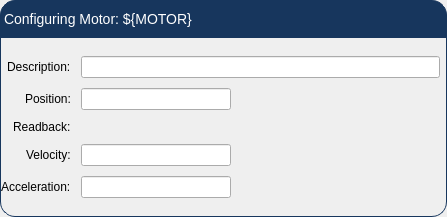
<?xml version="1.0" encoding="UTF-8"?>
<ui version="4.0">
 <class>Form</class>
 <widget class="QWidget" name="Form">
  <property name="geometry">
   <rect>
    <x>0</x>
    <y>0</y>
    <width>447</width>
    <height>217</height>
   </rect>
  </property>
  <property name="windowTitle">
   <string>Engineer Screen: ${MOTOR}</string>
  </property>
  <layout class="QVBoxLayout" name="verticalLayout">
   <property name="spacing">
    <number>0</number>
   </property>
   <property name="leftMargin">
    <number>0</number>
   </property>
   <property name="topMargin">
    <number>0</number>
   </property>
   <property name="rightMargin">
    <number>0</number>
   </property>
   <property name="bottomMargin">
    <number>0</number>
   </property>
   <item>
    <layout class="QVBoxLayout" name="verticalLayout_5">
     <property name="spacing">
      <number>0</number>
     </property>
     <item>
      <widget class="QLabel" name="label">
       <property name="styleSheet">
        <string notr="true">QLabel {
        qproperty-alignment: AlignCenter;
	border: 1px solid #FF17365D;
	border-top-left-radius: 15px;
	border-top-right-radius: 15px;
	background-color: #FF17365D;
	padding: 5px 0px;
	color: rgb(255, 255, 255);
	max-height: 25px;
        font-size: 14px;
}
</string>
       </property>
       <property name="text">
        <string>Configuring Motor: ${MOTOR}</string>
       </property>
      </widget>
     </item>
     <item>
      <widget class="QFrame" name="frame">
       <property name="styleSheet">
        <string notr="true">QFrame#frame{
	border: 1px solid #FF17365D;
	border-bottom-left-radius: 15px;
	border-bottom-right-radius: 15px;
}</string>
       </property>
       <property name="frameShape">
        <enum>QFrame::StyledPanel</enum>
       </property>
       <property name="frameShadow">
        <enum>QFrame::Raised</enum>
       </property>
       <layout class="QVBoxLayout" name="verticalLayout_6">
        <property name="spacing">
         <number>0</number>
        </property>
        <property name="leftMargin">
         <number>0</number>
        </property>
        <property name="topMargin">
         <number>0</number>
        </property>
        <property name="rightMargin">
         <number>0</number>
        </property>
        <property name="bottomMargin">
         <number>0</number>
        </property>
        <item>
         <layout class="QFormLayout" name="formLayout">
          <property name="labelAlignment">
           <set>Qt::AlignRight|Qt::AlignTrailing|Qt::AlignVCenter</set>
          </property>
          <property name="formAlignment">
           <set>Qt::AlignLeading|Qt::AlignLeft|Qt::AlignVCenter</set>
          </property>
          <property name="horizontalSpacing">
           <number>10</number>
          </property>
          <property name="verticalSpacing">
           <number>10</number>
          </property>
          <property name="topMargin">
           <number>6</number>
          </property>
          <property name="rightMargin">
           <number>6</number>
          </property>
          <property name="bottomMargin">
           <number>6</number>
          </property>
          <item row="0" column="0">
           <widget class="QLabel" name="label_2">
            <property name="text">
             <string>Description:</string>
            </property>
           </widget>
          </item>
          <item row="0" column="1">
           <widget class="PyDMLineEdit" name="PyDMLineEdit">
            <property name="toolTip">
             <string/>
            </property>
            <property name="whatsThis">
             <string/>
            </property>
            <property name="precision" stdset="0">
             <number>0</number>
            </property>
            <property name="showUnits" stdset="0">
             <bool>false</bool>
            </property>
            <property name="precisionFromPV" stdset="0">
             <bool>true</bool>
            </property>
            <property name="alarmSensitiveContent" stdset="0">
             <bool>false</bool>
            </property>
            <property name="alarmSensitiveBorder" stdset="0">
             <bool>false</bool>
            </property>
            <property name="PyDMToolTip" stdset="0">
             <string/>
            </property>
            <property name="monitorDisp" stdset="0">
             <bool>false</bool>
            </property>
            <property name="channel" stdset="0">
             <string>ca://${MOTOR}.DESC</string>
            </property>
            <property name="displayFormat" stdset="0">
             <enum>PyDMLineEdit::String</enum>
            </property>
           </widget>
          </item>
          <item row="1" column="0">
           <widget class="QLabel" name="label_3">
            <property name="text">
             <string>Position:</string>
            </property>
           </widget>
          </item>
          <item row="1" column="1">
           <widget class="PyDMLineEdit" name="PyDMLineEdit_2">
            <property name="maximumSize">
             <size>
              <width>150</width>
              <height>16777215</height>
             </size>
            </property>
            <property name="toolTip">
             <string/>
            </property>
            <property name="whatsThis">
             <string/>
            </property>
            <property name="precision" stdset="0">
             <number>0</number>
            </property>
            <property name="showUnits" stdset="0">
             <bool>true</bool>
            </property>
            <property name="precisionFromPV" stdset="0">
             <bool>true</bool>
            </property>
            <property name="alarmSensitiveContent" stdset="0">
             <bool>false</bool>
            </property>
            <property name="alarmSensitiveBorder" stdset="0">
             <bool>false</bool>
            </property>
            <property name="PyDMToolTip" stdset="0">
             <string/>
            </property>
            <property name="monitorDisp" stdset="0">
             <bool>false</bool>
            </property>
            <property name="channel" stdset="0">
             <string>ca://${MOTOR}.VAL</string>
            </property>
            <property name="displayFormat" stdset="0">
             <enum>PyDMLineEdit::Decimal</enum>
            </property>
           </widget>
          </item>
          <item row="2" column="0">
           <widget class="QLabel" name="label_4">
            <property name="text">
             <string>Readback:</string>
            </property>
           </widget>
          </item>
          <item row="2" column="1">
           <widget class="PyDMLabel" name="PyDMLabel">
            <property name="toolTip">
             <string/>
            </property>
            <property name="whatsThis">
             <string/>
            </property>
            <property name="precision" stdset="0">
             <number>0</number>
            </property>
            <property name="showUnits" stdset="0">
             <bool>true</bool>
            </property>
            <property name="precisionFromPV" stdset="0">
             <bool>true</bool>
            </property>
            <property name="alarmSensitiveContent" stdset="0">
             <bool>false</bool>
            </property>
            <property name="alarmSensitiveBorder" stdset="0">
             <bool>false</bool>
            </property>
            <property name="PyDMToolTip" stdset="0">
             <string/>
            </property>
            <property name="channel" stdset="0">
             <string>ca://${MOTOR}.RBV</string>
            </property>
            <property name="enableRichText" stdset="0">
             <bool>false</bool>
            </property>
            <property name="displayFormat" stdset="0">
             <enum>PyDMLabel::Decimal</enum>
            </property>
           </widget>
          </item>
          <item row="3" column="0">
           <widget class="QLabel" name="label_5">
            <property name="text">
             <string>Velocity:</string>
            </property>
           </widget>
          </item>
          <item row="3" column="1">
           <widget class="PyDMLineEdit" name="PyDMLineEdit_3">
            <property name="maximumSize">
             <size>
              <width>150</width>
              <height>16777215</height>
             </size>
            </property>
            <property name="toolTip">
             <string/>
            </property>
            <property name="whatsThis">
             <string/>
            </property>
            <property name="precision" stdset="0">
             <number>0</number>
            </property>
            <property name="showUnits" stdset="0">
             <bool>true</bool>
            </property>
            <property name="precisionFromPV" stdset="0">
             <bool>true</bool>
            </property>
            <property name="alarmSensitiveContent" stdset="0">
             <bool>false</bool>
            </property>
            <property name="alarmSensitiveBorder" stdset="0">
             <bool>false</bool>
            </property>
            <property name="PyDMToolTip" stdset="0">
             <string/>
            </property>
            <property name="monitorDisp" stdset="0">
             <bool>false</bool>
            </property>
            <property name="channel" stdset="0">
             <string>ca://${MOTOR}.VELO</string>
            </property>
            <property name="displayFormat" stdset="0">
             <enum>PyDMLineEdit::Decimal</enum>
            </property>
           </widget>
          </item>
          <item row="4" column="0">
           <widget class="QLabel" name="label_6">
            <property name="text">
             <string>Acceleration:</string>
            </property>
           </widget>
          </item>
          <item row="4" column="1">
           <widget class="PyDMLineEdit" name="PyDMLineEdit_4">
            <property name="maximumSize">
             <size>
              <width>150</width>
              <height>16777215</height>
             </size>
            </property>
            <property name="toolTip">
             <string/>
            </property>
            <property name="whatsThis">
             <string/>
            </property>
            <property name="precision" stdset="0">
             <number>0</number>
            </property>
            <property name="showUnits" stdset="0">
             <bool>true</bool>
            </property>
            <property name="precisionFromPV" stdset="0">
             <bool>true</bool>
            </property>
            <property name="alarmSensitiveContent" stdset="0">
             <bool>false</bool>
            </property>
            <property name="alarmSensitiveBorder" stdset="0">
             <bool>false</bool>
            </property>
            <property name="PyDMToolTip" stdset="0">
             <string/>
            </property>
            <property name="monitorDisp" stdset="0">
             <bool>false</bool>
            </property>
            <property name="channel" stdset="0">
             <string>ca://${MOTOR}.ACCL</string>
            </property>
            <property name="displayFormat" stdset="0">
             <enum>PyDMLineEdit::Decimal</enum>
            </property>
           </widget>
          </item>
         </layout>
        </item>
       </layout>
      </widget>
     </item>
    </layout>
   </item>
  </layout>
 </widget>
 <customwidgets>
  <customwidget>
   <class>PyDMLabel</class>
   <extends>QLabel</extends>
   <header>pydm.widgets.label</header>
  </customwidget>
  <customwidget>
   <class>PyDMLineEdit</class>
   <extends>QLineEdit</extends>
   <header>pydm.widgets.line_edit</header>
  </customwidget>
 </customwidgets>
 <resources/>
 <connections/>
</ui>
